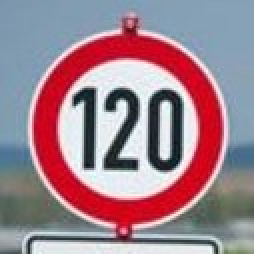
#> input picture traffic_sign_samples/0001.jpg, 127 x 127 px (shown 2 times larger); its folder holds only this picture in this run
$ python -i utils.py   (imports and definitions only)   (older library calls are emulated)
#> lines starting #> are read from the running program, lines starting #| are printed output that depends on the picture; after the words box and inside, x2 and y2 are one past the last pixel; in counts of white or black regions, pixels touching at a corner belong together
from lib.keras_utils import *
from parameters import *
from scipy import ndimage as ndi
from skimage.feature import canny

from lib.RandomEnhance import *
from lib.RandomTransform import *

# Threshold for checking mask area
MASK_THRES_MIN = 0.1
MASK_THRES_MAX = 0.9


# [8 lines left out: function rgb2gray, not called in this run]


def read_image(im_name):
    """Read a single image into numpy array"""
    return misc.imread(im_name, flatten=False, mode='RGB')


# [265 lines left out: functions read_images, read_labels, resize, resize_all, check_mask, load_samples and 6 more, not called in this run]


def find_sign_area(image, sigma=1):
    """
    Use edge-based segmentation algorithm to find the area of the sign on a
    given image. Under the hood, it simply finds the largest recognizable
    closed shape. sigma need to be adjusted in some cases. The code is taken
    from:
    http://scikit-image.org/docs/dev/user_guide/tutorial_segmentation.html
    """

    edges = canny(image, sigma=sigma)
    fill = ndi.binary_fill_holes(edges)
    label_objects, _ = ndi.label(fill)
    sizes = np.bincount(label_objects.ravel())
    mask_sizes = np.zeros_like(sizes)
    sizes[0] = 0
    mask_sizes[np.argmax(sizes)] = 1.
    cleaned = mask_sizes[label_objects]

    return cleaned


# [562 lines left out: functions fg, iterative, fg_transform, iter_transform, rnd_pgd, s_pgd and 3 more, not called in this run]

>>> import cv2
>>> picture = cv2.imread('../traffic_sign_samples/0001.jpg', cv2.IMREAD_GRAYSCALE)
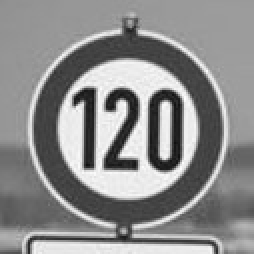
#> picture: shape (127, 127) (shown 2 times larger); min 16, max 255, mean 140.4
>>> result = find_sign_area(picture)
#> in find_sign_area, `edges = canny(image, sigma=sigma)`:
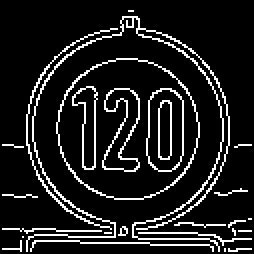
#> edges: shape (127, 127) bool (shown 2 times larger); 11.6% white in thin lines or dots
#> in find_sign_area, `fill = ndi.binary_fill_holes(edges)`:
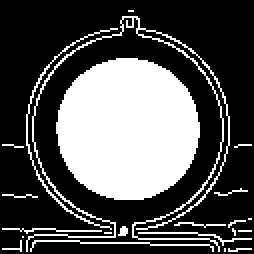
#> fill: shape (127, 127) bool (shown 2 times larger); 32.2% white; 22 white regions (15 under 20 px), largest, box (x1, y1, x2, y2) and area: (28, 29, 100, 100) 4014, (13, 8, 115, 126) 637, (13, 14, 59, 115) 165
#> in find_sign_area, `label_objects, _ = ndi.label(fill)`:
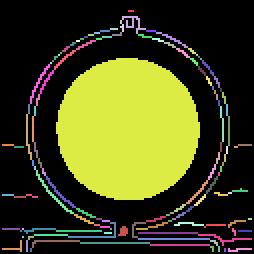
#> label_objects: shape (127, 127) int32 (shown 2 times larger); 139 distinct labels, from 0 to 138; one colour per label, 0 black
#> in find_sign_area, `sizes = np.bincount(label_objects.ravel())`: sizes = 139 values, max 10932 at index 0, min 1 at index 28, mean 116
#> in find_sign_area, `cleaned = mask_sizes[label_objects]`:
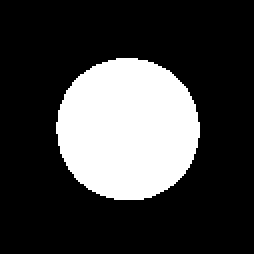
#> cleaned: shape (127, 127) int64 (shown 2 times larger); values 0 (black) and 1 (white), 24.9% white; 1 white region, box (x1, y1, x2, y2) and area: (28, 29, 100, 100) 4014

$ run again, on traffic_sign_samples/0005.jpg
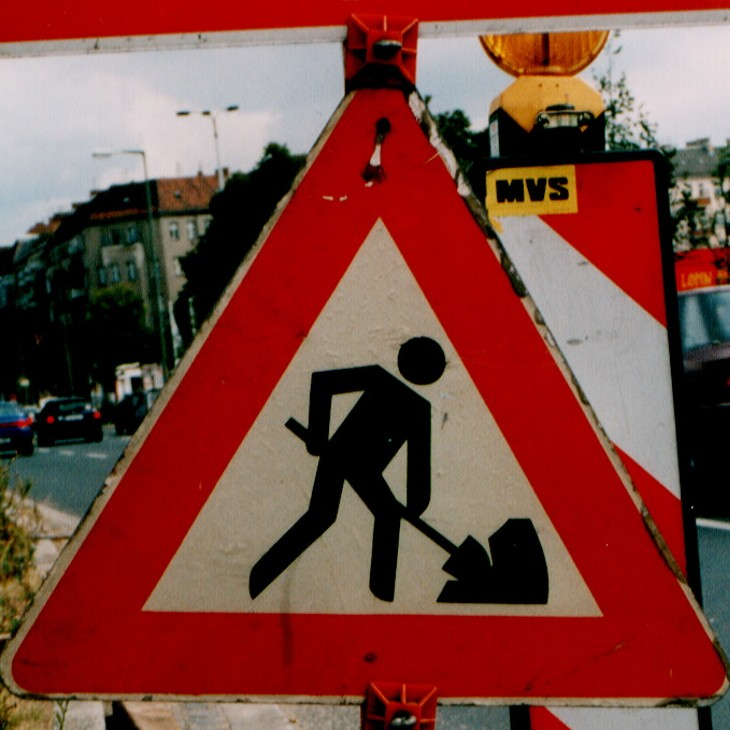
#> input picture traffic_sign_samples/0005.jpg, 730 x 730 px
#> edges: shape (730, 730) bool; 5.4% white in thin lines or dots
#> fill: shape (730, 730) bool; 22.7% white; 634 white regions (342 under 20 px), largest, box (x1, y1, x2, y2) and area: (141, 218, 603, 617) 93577, (485, 164, 687, 582) 1130, (11, 93, 355, 691) 841
#> in find_sign_area, `label_objects, _ = ndi.label(fill)`:
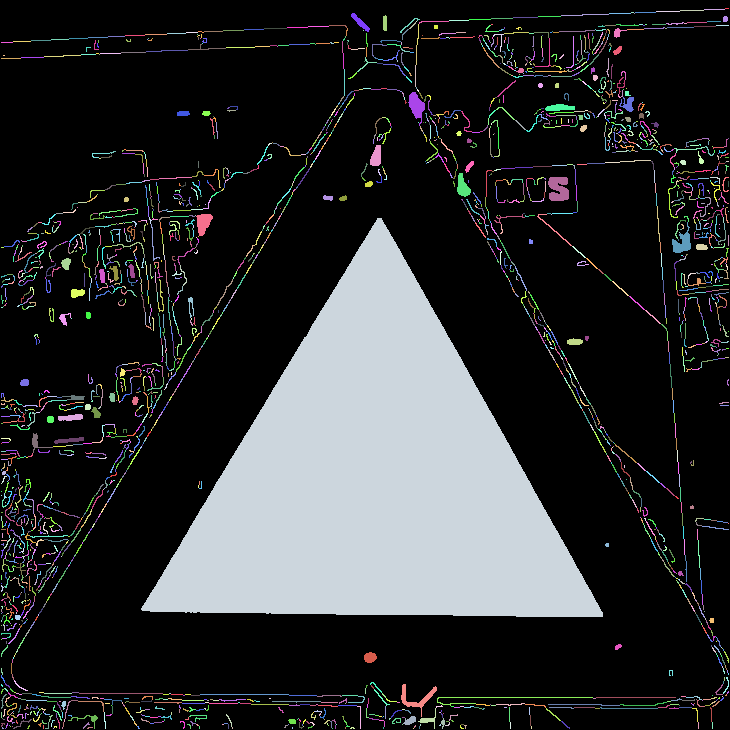
#> label_objects: shape (730, 730) int32; 2783 distinct labels, from 0 to 2782; one colour per label, 0 black
#> sizes = 2783 values, max 411781 at index 0, min 1 at index 9, mean 191.5
#> in find_sign_area, `cleaned = mask_sizes[label_objects]`:
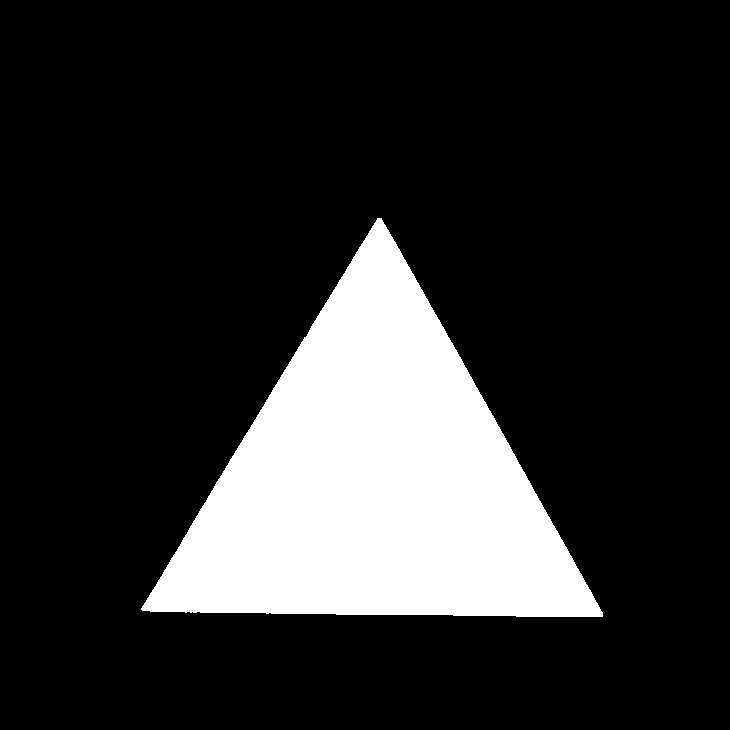
#> cleaned: shape (730, 730) int64; values 0 (black) and 1 (white), 17.6% white; 1 white region, box (x1, y1, x2, y2) and area: (141, 218, 603, 617) 93577

$ run again, on traffic_sign_samples/0006.jpg
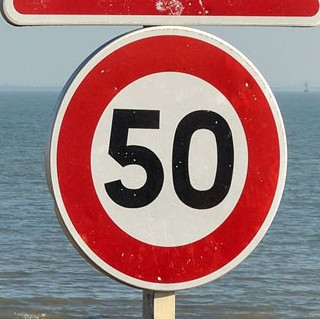
#> input picture traffic_sign_samples/0006.jpg, 320 x 319 px
#> edges: shape (319, 320) bool; 10.7% white in thin lines or dots
#> fill: shape (319, 320) bool; 55.6% white; 1 black region, box (x1, y1, x2, y2) and area: (0, 0, 320, 319) 45322
#> in find_sign_area, `label_objects, _ = ndi.label(fill)`:
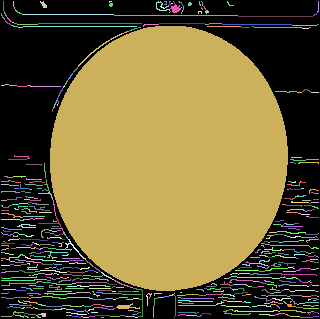
#> label_objects: shape (319, 320) int32; 720 distinct labels, from 0 to 719; one colour per label, 0 black
#> sizes = 720 values, max 49669 at index 56, min 1 at index 8, mean 141.8
#> in find_sign_area, `cleaned = mask_sizes[label_objects]`:
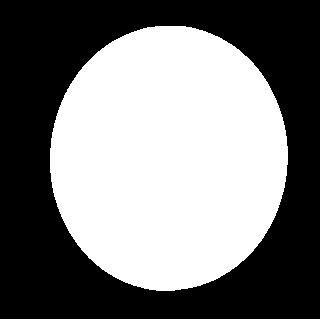
#> cleaned: shape (319, 320) int64; values 0 (black) and 1 (white), 48.7% white; 1 white region, box (x1, y1, x2, y2) and area: (50, 26, 288, 291) 49669
